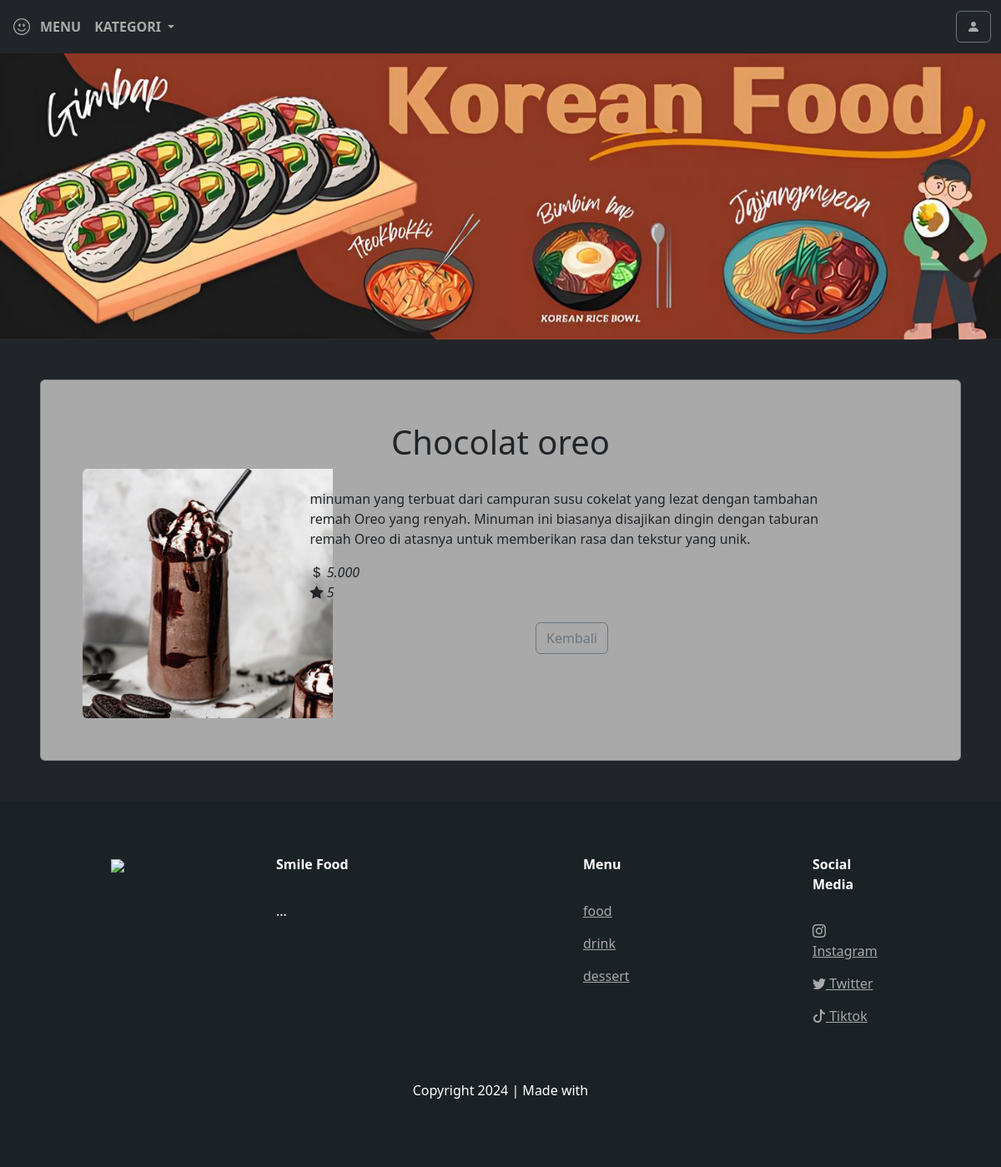
The app's page /halaman/detailmenu.php?id=2 with its own data.
### tables this page shows
CREATE TABLE `menu` (
  `id_menu` int NOT NULL,
  `menu_name` varchar(200) NOT NULL,
  `harga` decimal(10,3) NOT NULL,
  `rating_menu` decimal(10,0) NOT NULL,
  `picture` varchar(200) NOT NULL,
  `deskripsi_menu` text NOT NULL,
  `id_User` int DEFAULT NULL,
  `id_kategori` int DEFAULT NULL
);

### function/functions.php (called while the page is built, shortened)
<?php
function koneksi () {
    return mysqli_connect("localhost", "root", "", "pw2024_tubes_233040098");
}
function query($query) {
    $conn = koneksi();
    $result = mysqli_query($conn, $query);
    if( mysqli_num_rows($result)===1) {
        return mysqli_fetch_assoc($result);
    }
    $rows = [];
    return $rows;
}
?>

### halaman/detailmenu.php (the view, shortened to what this page needs)
<?php
require '../function/functions.php';
$id = $_GET['id'];
$detail = query("SELECT * FROM menu WHERE id_menu = $id");
if (isset($_GET['id'])) {
  $id = $_GET['id'];
  $detail = query(
    "SELECT * FROM menu
    WHERE id_menu='$id'"
  );
}
?>
<!doctype html>
<html lang="en">
<head>
  <link href="https://cdn.jsdelivr.net/npm/bootstrap@5.3.3/dist/css/bootstrap.min.css" rel="stylesheet">
  <link rel="stylesheet" href="https://cdn.jsdelivr.net/npm/bootstrap-icons@1.11.3/font/bootstrap-icons.min.css">
</head>
<body>
  <?php include('navbar.php') ?>
  <?php include('slide.php') ?>
  <section class="bg-dark py-5 p-5">
    <div class="card flext-row" style="background-color: darkgray;">
      <div class="text">
        <h1 style="display: flex; justify-content: center;"><?= $detail["menu_name"]; ?> </h1>
        <div class="row row-cols-1">
          <div class="col-md-3 ">
            <img src="./img/<?= $detail["picture"]; ?>" class="img-fluid rounded-start" style="max-width: 300px;" alt="...">
          </div>
          <div class="col-md-8 ">
            <div class="card-body">
              <p class="card-text"><?= $detail["deskripsi_menu"]; ?></p>
              <div class="row">
                <div class="row"><i class="bi bi-currency-dollar"> <?= $detail["harga"]; ?></i></div>
              </div>
              <div class="row">
                <div class="row"><i class="bi bi-star-fill"> <?= $detail["rating_menu"]; ?></i></div>
              </div>
              <div class="button d-flex p-4" style="justify-content: center;">
                <p class="card-text"><a href="menu.php"><button type="submit" class="btn btn-outline-secondary">Kembali</button></a></p>
              </div>
            </div>
          </div>
        </div>
      </div>
    </div>
  </section>
  <?php include('footer.php') ?>
</body>
</html>

### halaman/detailmenu.php (style rules this page uses)
.text { font-weight: 500; padding: 50px; }
.card-body { display: flex; flex-direction: column; justify-content: space-between; height: 100px; padding-inline: 50px; }

### records on screen
menu: menu_name "Chocolat oreo", picture (picture), deskripsi_menu "minuman yang terbuat dari campuran susu cokelat yang lezat dengan tambahan remah Oreo yang renyah. Minuman ini biasanya disajikan dingin dengan taburan remah Oreo di atasnya untuk memberikan rasa dan tekstur yang unik.", harga "5.000", rating_menu "5"
